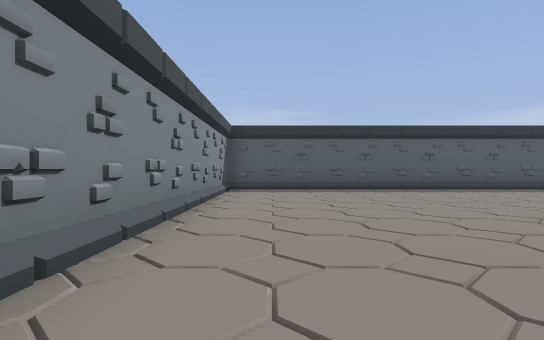
[1] (above)

24 first-person views from a walk through a Godot game level. The camera is 1.2 m above the floor, looks level and sees 80° across. The floor is counted in squares, 2 m on a side. Each view is taken from the middle of a square. On the plan, view 1 faces up. The plan holds only what a view shows up to about 10 squares ahead; the rest is blank. Flat picture figures and markers are not drawn. Some surface patterns are stand-ins.

[2]
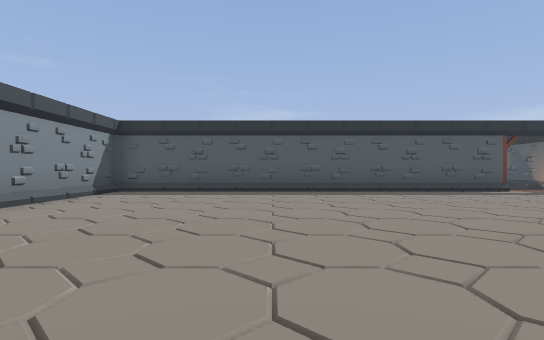

[3]
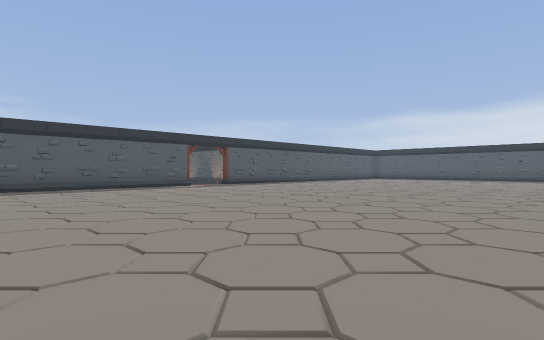

[4]
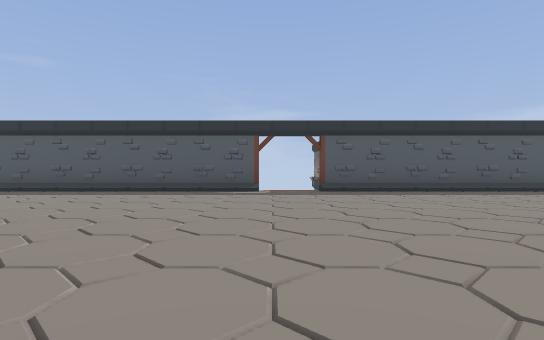

[5]
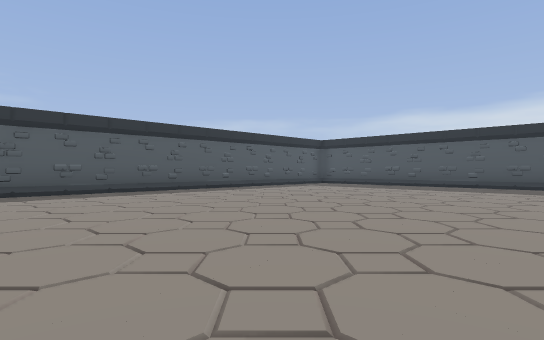

[6]
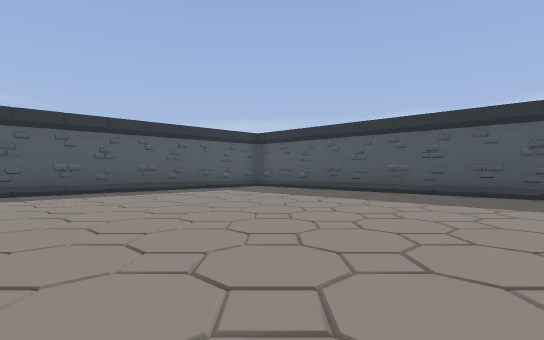

[7]
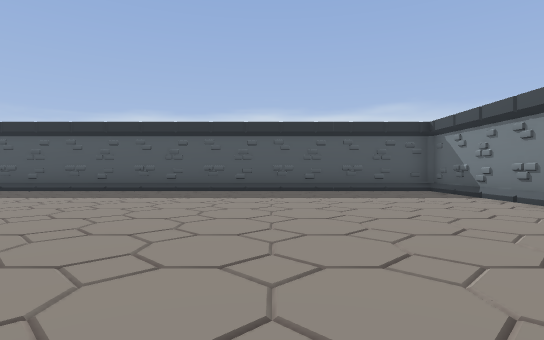

[8]
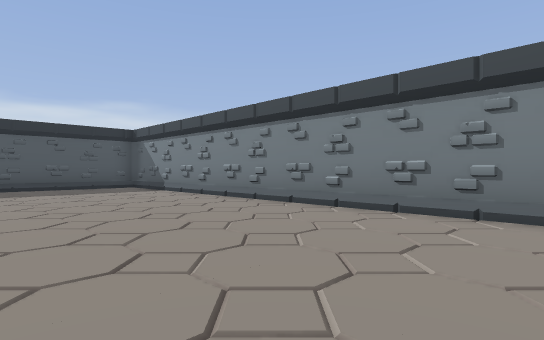

[9]
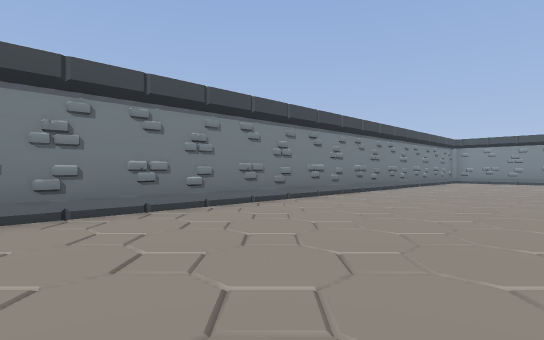

[10]
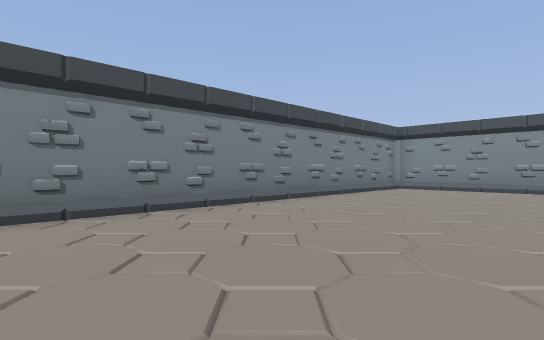

[11]
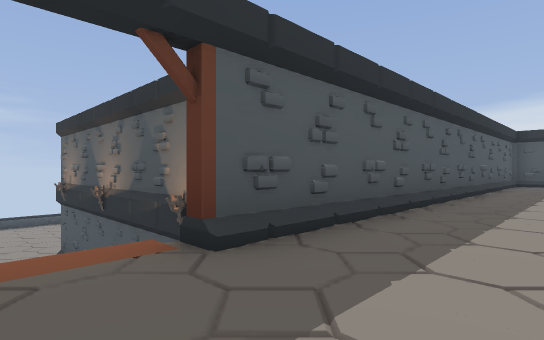

[12]
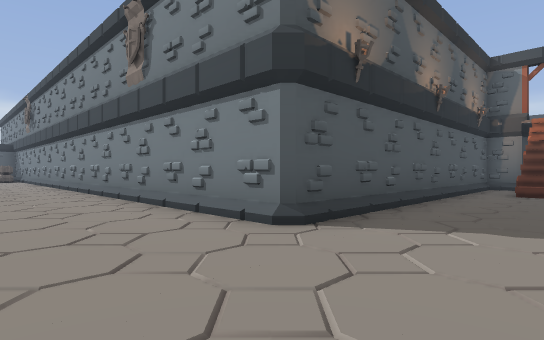

[13]
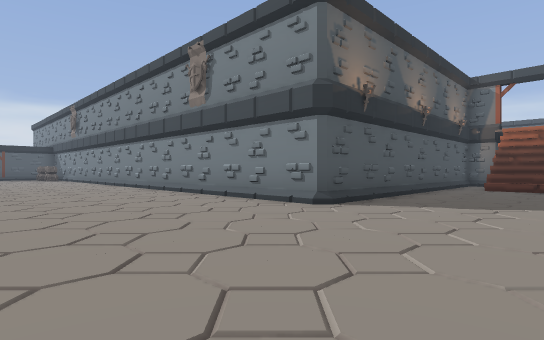

[14]
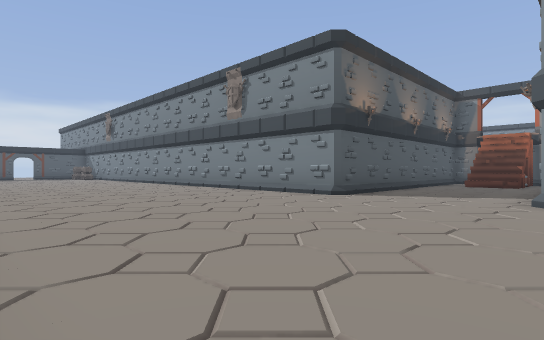

[15]
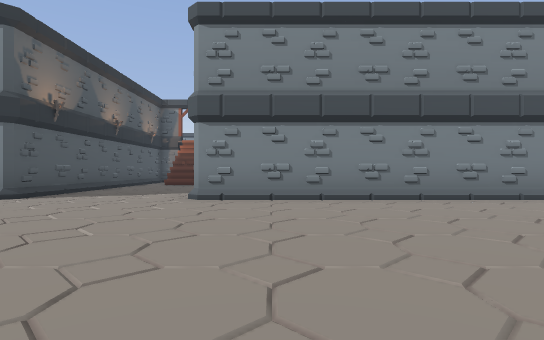

[16]
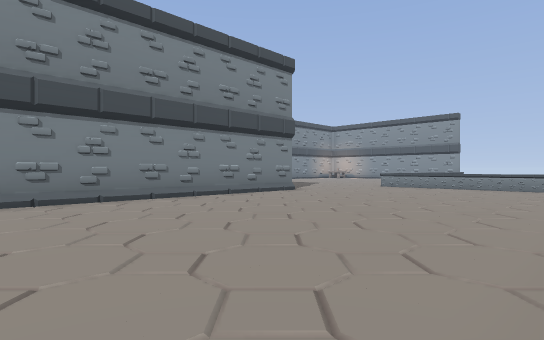

[17]
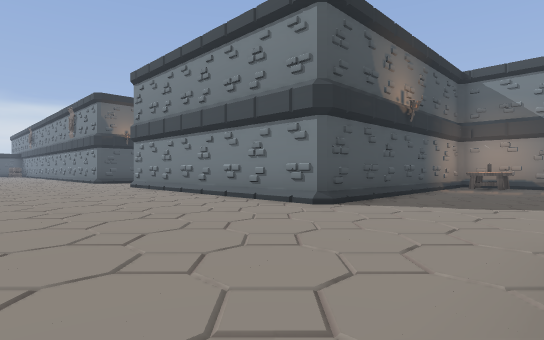

[18]
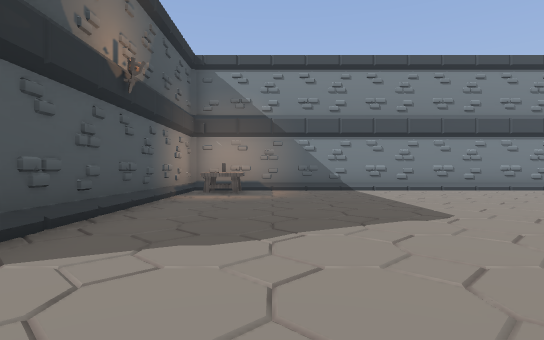

[19]
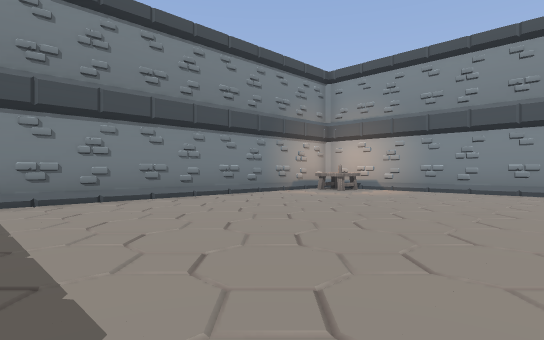

[20]
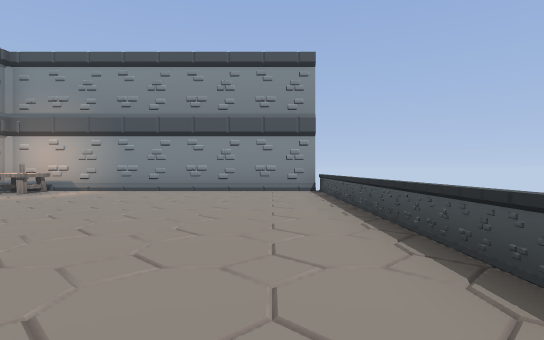

[21]
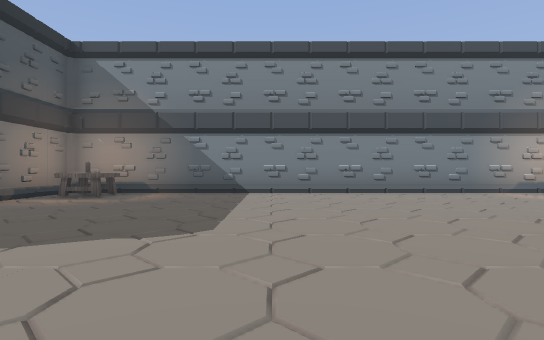

[22]
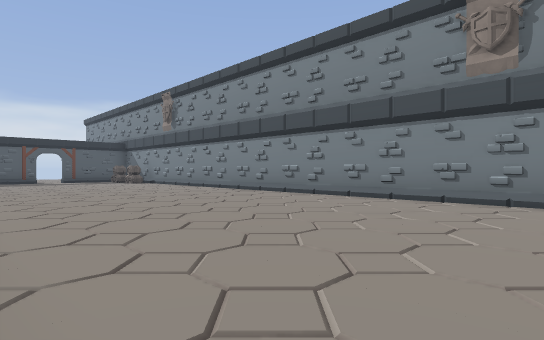

[23]
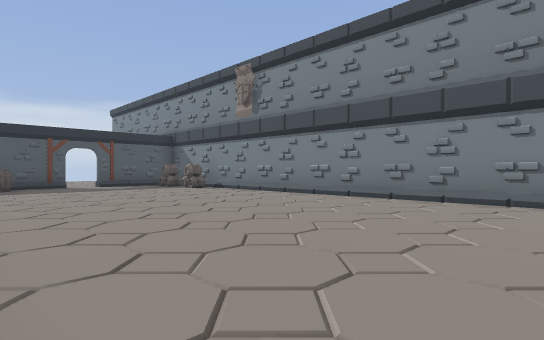

[24]
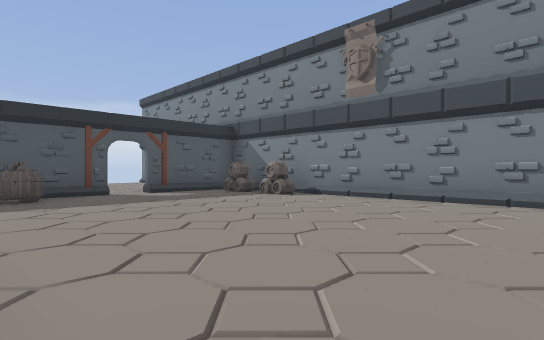

### Floor plan
Key: @ floor where view 1 was taken; # wall or solid block; x gap in a wall; . main floor; : floor 4 m higher than the main floor; / step, stairs or slope; T table; B barrel; O other object.
Columns run from 14 left of view 1 to 34 right of it. Each row starts with its distance up from view 1.
 26                  ........... ...............
 25           #...................................B
 24           #....................................#
 23           #......................................
 22            ....................................#.
 21            ....................................#
 20 x/........ .................................BB.#
 19 #/.............########/...#####################
 18 #/.............#       /...#
 17 #/.............#       /...#
 16 #/.............#       /...#
 15 #/.............#       /...#
 14 #/.............#       /...#
 13  TO..........O.#        //.#
 12  TO..........O.#        //.#
 11  ###############        //.#
 10             ############::###########
  9             #/::::::::::::::::::::::: :#
  8             #/:::::::::::::::::::::::::#
  7             #/:::::::::::::::::::::::::#
  6             #/:::::::::::::::::::::::::#
  5             #/:::::::::::::::::::::::::#
  4             #/:::::::::::::::::::::::::#
  3             #/:::::::::::::::::::::::::#
  2             #/:::::::::::::::::::::::::#
  1             #/:::::::::::::::::::::::::#
  0             #/@::::::::::::::::::::::::#
 -1             #/:::::::::::::::::::::::::#
 -2             #/:::::::::::::::::::::::::#
 -3             #/:::::::::::::::::::::::::#
 -4             ############################

Where each view was taken, in squares from view 1:
view 1: 0 up, 0 right, facing up
view 2: 1 up, 3 right, facing up
view 3: 1 down, 3 right, facing up-right
view 4: 1 up, 10 right, facing up
view 5: 1 up, 12 right, facing up-right
view 6: 1 up, 16 right, facing up-right
view 7: 1 up, 15 right, facing right
view 8: 1 up, 13 right, facing down-right
view 9: 1 up, 15 right, facing down-left
view 10: 1 up, 9 right, facing down-left
view 11: 8 up, 10 right, facing up-right
view 12: 22 up, 10 right, facing down-right
view 13: 24 up, 9 right, facing down-right
view 14: 26 up, 8 right, facing down-right
view 15: 26 up, 7 right, facing down
view 16: 26 up, 8 right, facing down-left
view 17: 24 up, 3 left, facing down-right
view 18: 21 up, 2 left, facing down
view 19: 18 up, 4 left, facing down-left
view 20: 19 up, 4 left, facing left
view 21: 20 up, 5 left, facing down
view 22: 26 up, 15 right, facing down-right
view 23: 26 up, 20 right, facing down-right
view 24: 26 up, 24 right, facing down-right
